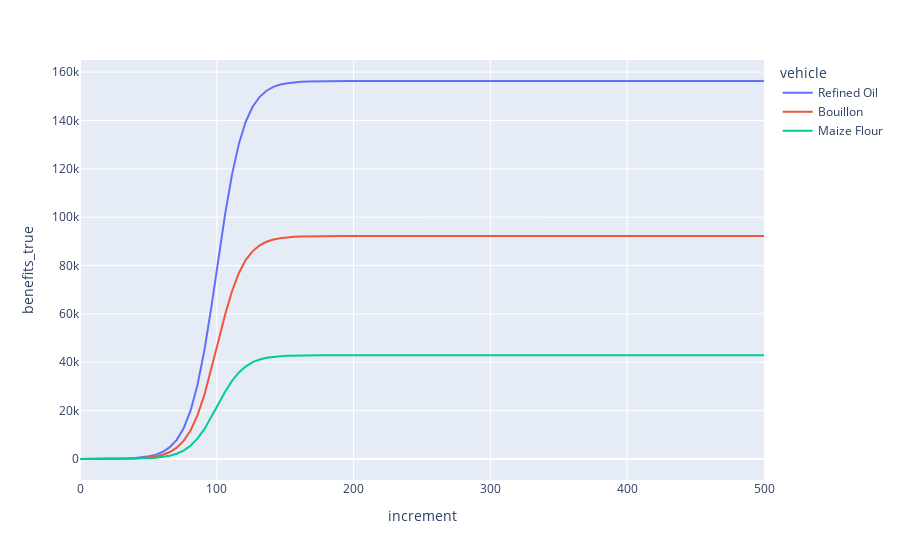

Notebook code for this chart:
### Markdown cell above
### The Data

The data is take from the Cameroon data for a subset of interventions in some period (T=4) in some region (Cities).

These logistic curves are based on real data on effective coverage.

### Code cell
import matplotlib.pyplot as plt
import plotly.express as px
import plotly.graph_objects as go

fig = go.Figure()

# px.scatter(df_incremented, x= 'increment', y = 'benefit', color='vehicle')
px.line(df_incremented, x= 'increment', y = 'benefits_true', color='vehicle')
